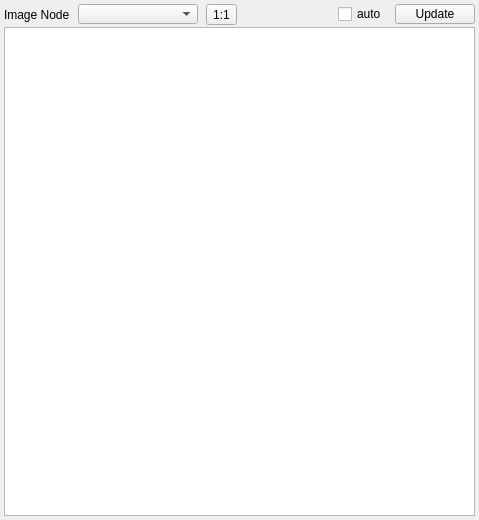
<?xml version="1.0" encoding="UTF-8"?>
<ui version="4.0">
 <class>imageViewWidget</class>
 <widget class="QWidget" name="imageViewWidget">
  <property name="geometry">
   <rect>
    <x>0</x>
    <y>0</y>
    <width>479</width>
    <height>520</height>
   </rect>
  </property>
  <property name="windowTitle">
   <string>Form</string>
  </property>
  <layout class="QGridLayout" name="gridLayout">
   <property name="horizontalSpacing">
    <number>4</number>
   </property>
   <property name="verticalSpacing">
    <number>2</number>
   </property>
   <property name="margin">
    <number>4</number>
   </property>
   <item row="0" column="0">
    <layout class="QHBoxLayout" name="horizontalLayout" stretch="0,0,0,1,0,0">
     <property name="spacing">
      <number>8</number>
     </property>
     <property name="leftMargin">
      <number>0</number>
     </property>
     <property name="rightMargin">
      <number>0</number>
     </property>
     <item>
      <widget class="QLabel" name="label">
       <property name="text">
        <string>Image Node</string>
       </property>
      </widget>
     </item>
     <item>
      <widget class="QComboBox" name="selector">
       <property name="minimumSize">
        <size>
         <width>120</width>
         <height>20</height>
        </size>
       </property>
       <property name="maximumSize">
        <size>
         <width>16777215</width>
         <height>20</height>
        </size>
       </property>
       <property name="frame">
        <bool>true</bool>
       </property>
      </widget>
     </item>
     <item>
      <widget class="QToolButton" name="btn_reset">
       <property name="toolTip">
        <string>Reset zoom</string>
       </property>
       <property name="text">
        <string>1:1</string>
       </property>
      </widget>
     </item>
     <item>
      <spacer name="horizontalSpacer">
       <property name="orientation">
        <enum>Qt::Horizontal</enum>
       </property>
       <property name="sizeHint" stdset="0">
        <size>
         <width>68</width>
         <height>20</height>
        </size>
       </property>
      </spacer>
     </item>
     <item>
      <widget class="QCheckBox" name="chk_auto">
       <property name="text">
        <string>auto</string>
       </property>
      </widget>
     </item>
     <item>
      <widget class="QPushButton" name="btn_render">
       <property name="maximumSize">
        <size>
         <width>16777215</width>
         <height>20</height>
        </size>
       </property>
       <property name="text">
        <string>Update</string>
       </property>
      </widget>
     </item>
    </layout>
   </item>
   <item row="1" column="0">
    <widget class="ImageView" name="imageArea"/>
   </item>
  </layout>
 </widget>
 <customwidgets>
  <customwidget>
   <class>ImageView</class>
   <extends>QGraphicsView</extends>
   <header>gfx/imageView</header>
   <slots>
    <slot>resetZoom()</slot>
   </slots>
  </customwidget>
 </customwidgets>
 <resources/>
 <connections>
  <connection>
   <sender>btn_render</sender>
   <signal>clicked()</signal>
   <receiver>imageViewWidget</receiver>
   <slot>updateViewer()</slot>
   <hints>
    <hint type="sourcelabel">
     <x>264</x>
     <y>23</y>
    </hint>
    <hint type="destinationlabel">
     <x>233</x>
     <y>249</y>
    </hint>
   </hints>
  </connection>
  <connection>
   <sender>btn_reset</sender>
   <signal>clicked()</signal>
   <receiver>imageArea</receiver>
   <slot>resetZoom()</slot>
   <hints>
    <hint type="sourcelabel">
     <x>229</x>
     <y>19</y>
    </hint>
    <hint type="destinationlabel">
     <x>239</x>
     <y>278</y>
    </hint>
   </hints>
  </connection>
 </connections>
 <slots>
  <slot>updateViewer()</slot>
 </slots>
</ui>
